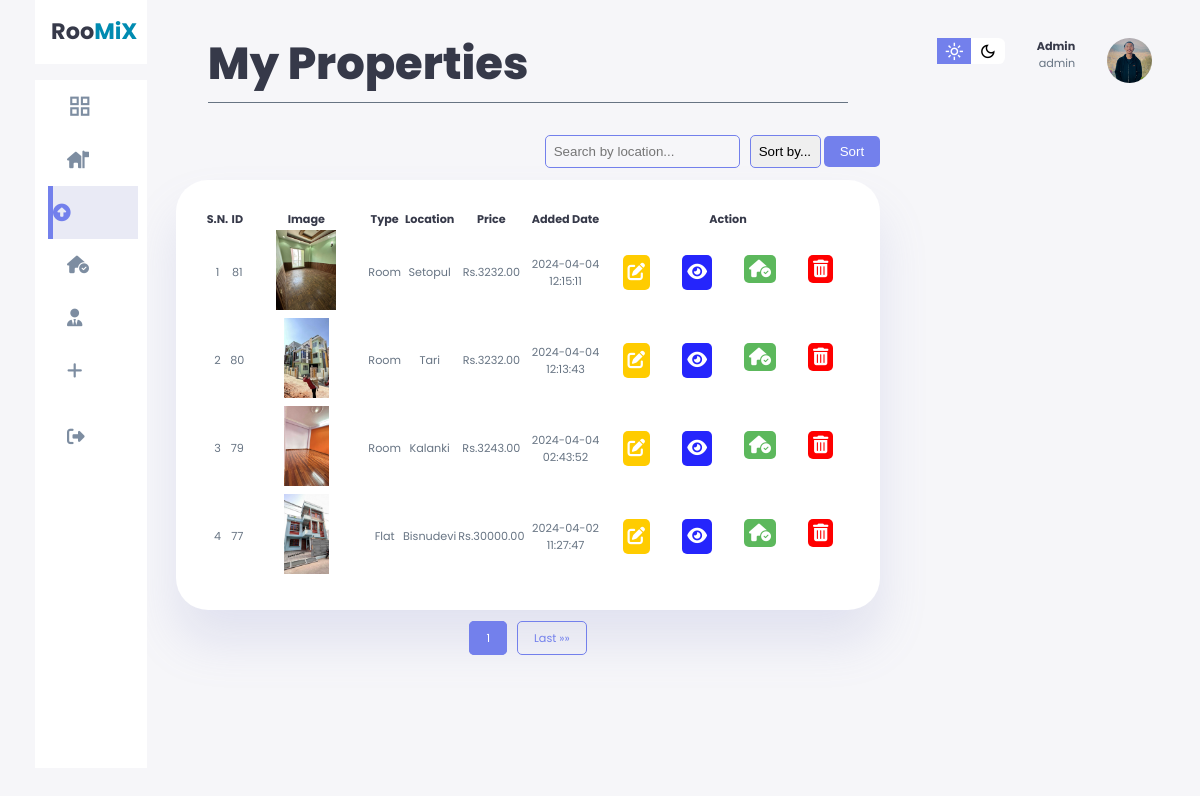
The page /admin/rentRequest.php (signed in) on the database its author committed.
### tables this page shows
CREATE TABLE `property` (
  `id` int(11) NOT NULL,
  `property_title` varchar(255) NOT NULL,
  `description` text DEFAULT NULL,
  `property_type` enum('Room','Flat') NOT NULL,
  `kitchen` int(11) DEFAULT NULL,
  `bedroom` int(11) DEFAULT NULL,
  `living_room` int(11) DEFAULT NULL,
  `floor` int(11) DEFAULT NULL,
  `parking` int(11) DEFAULT NULL,
  `area` decimal(10,2) DEFAULT NULL,
  `total_price` decimal(10,2) DEFAULT NULL,
  `location` varchar(255) DEFAULT NULL,
  `added_date` timestamp NOT NULL DEFAULT current_timestamp(),
  `expiry_date` date DEFAULT NULL,
  `sold_status` tinyint(1) NOT NULL DEFAULT 1,
  `user_id` int(50) NOT NULL,
  `media` text DEFAULT NULL
);

### admin/rentRequest.php (the view, shortened to what this page needs)
<!DOCTYPE html>
<html lang="en">
<?php
require '../includes/dbConnect.php'; ?>
<head>
  <link rel="stylesheet" href="https://cdnjs.cloudflare.com/ajax/libs/font-awesome/5.15.4/css/all.min.css" />
  <link rel="stylesheet" href="https://cdnjs.cloudflare.com/ajax/libs/font-awesome/6.5.1/css/all.min.css">
  <link rel="stylesheet" href="style.css">
  <link rel="stylesheet" href="search&pagination.css">
</head>
<body style="margin-top:-1.5rem">
  <nav>
    <div class="right">
      <div class="top">
        <div class="theme-toggler">
          <span class="material-symbols-sharp active">light_mode</span>
          <span class="material-symbols-sharp">dark_mode</span>
        </div>
        <div class="profile">
          <div class="info">
            <p><b><?php echo $_SESSION["user"] ?></b></p>
            <p><?php echo $_SESSION["userType"] ?></p>
          </div>
          <div class="profile-photo">
            <img src="./images/yujan.jpg" alt="" />
          </div>
        </div>
      </div>
    </div>
  </nav>
  <div class="container">
    <aside>
      <div class="top">
        <a href="index.php">
          <div class="logo">
            <h2>Roo<span class="danger">MiX</span> </h2>
          </div>
        </a>
      </div>
      <div class="sidebar">
        <a href="index.php">
          <span class="material-symbols-sharp">grid_view </span>
        </a>
        <a href="myProerty.php">
          <i class="fa-solid fa-house-flag"></i>
        </a>
        <a href="rentRequest.php" class="active">
          <i class="fa-solid fa-arrow-alt-circle-up"></i>
        </a>
        <a href="soldProperties.php">
          <i class="fa-solid fa-house-circle-check"></i>
        </a><a href="userDetail.php">
          <i class="fa-solid fa-user-tie"></i>
        </a>
        <a href="addProperties.php">
          <i class="fa-solid fa-plus"></i>
        </a>
        <a href="../control/logout.php" name="submit">
          <i class="fa-solid fa-right-from-bracket"></i>
        </a>
      </div>
    </aside class="asidebar">
    <main>
      <h1 class="dashboard-heading">My Properties</h1>
      <div class="search-sort">
        <form action="" method="POST">
          <input type="text" id="searchInput" name="search" placeholder="Search by location...">
        </form>
        <form action="" method="POST">
          <select id="sortSelect" name="sort_alphabet">
            <option value="">Sort by...</option>
          </select>
          <button type="submit" id="applyButton">Sort</button>
        </form>
      </div>
      <?php
      $records_per_page = 5;
      $page = 1;
      $offset = ($page - 1) * $records_per_page;
      $sort_order = 'DESC';
      $search_query = '';
      $filtered_property_query = "SELECT * FROM property WHERE sold_status = 2";
      $property_query = $filtered_property_query . " $search_query ORDER BY added_date $sort_order LIMIT $offset, $records_per_page";
      $query_run = mysqli_query($conn, $property_query);
      ?>
      <div class="p-table" style="margin-top:-0.5rem">
        <table>
          <thead>
            <tr>
              <th>S.N.</th>
              <th>ID</th>
              <th>Image</th>
              <th>Type</th>
              <th>Location</th>
              <th>Price</th>
              <th>Added Date</th>
              <th>Action</th>
            </tr>
          </thead>
          <tbody>
            <?php
            $serial_number = ($page - 1) * $records_per_page + 1;
            while ($row = mysqli_fetch_assoc($query_run)) {
            ?>
              <tr>
                <td><?php echo $serial_number++; ?></td>
                <td><?php echo $row['id'] ?></td>
                <td>
                  <?php
                  if (!empty($row['media'])) {
                    $image_urls = explode(',', $row['media']);
                    $first_image = trim($image_urls[0]);
                  ?>
                    <img src="<?php echo $first_image; ?>" alt="Property Image" style="object-position: center;
                      object-fit: contain;">
                  <?php
                  } else {
                  ?>
                    <span>No Image Available</span>
                  <?php
                  }
                  ?>
                </td>
                <td><?php echo $row['property_type']; ?></td>
                <td><?php echo $row['location']; ?></td>
                <td>Rs.<?php echo $row['total_price']; ?></td>
                <td><?php echo $row['added_date']; ?></td>
                <td>
                  <div class="action-icons">
                    <a href="editProperty.php?id=<?php echo $row['id'] ?>" class="custom-link" style="background-color: #ffcc00;"><i class="fas fa-edit text-white"></i></a>
                    <a href="propertyShow.php?id=<?php echo $row['id'] ?>" class="custom-link" style="background-color: rgb(37, 37, 252);"><i class="fas fa-eye text-white"></i></a>
                    <form action="../control/soldProperty.php" method="POST">
                      <button type="submit" name="property_sold_btn" class="custom-link delete-icon" style="background-color: #5cb85c;"><i class="fas fa-house-circle-check text-white"></i></button>
                    </form>
                    <form action="../control/deleteProperty.php" method="POST">
                      <button type="submit" name="property_delete_btn" class="custom-link delete-icon"><i class="fas fa-trash-alt"></i></button>
                    </form>
                  </div>
                </td>
              </tr>
            <?php }
            ?>
          </tbody>
        </table>
      </div>
      <div class="pagination">
        <?php
        $total_records_query = "SELECT COUNT(*) AS total FROM property WHERE sold_status = 2";
        $total_records_result = mysqli_query($conn, $total_records_query);
        $total_records = mysqli_fetch_assoc($total_records_result)['total'];
        $total_pages = ceil($total_records / $records_per_page);
        for ($i = 1; $i <= $total_pages; $i++) {
          echo "<a " . ($i == $page ? "class='active'" : "") . " href='rentRequest.php?page=$i'>$i</a>";
        }
        echo "<a href='rentRequest.php?page=$total_pages'>Last &raquo;&raquo;</a>";
        ?>
      </div>
  </div>
</body>
</html>

### admin/style.css (style rules this page uses)
:root { --clr-primary: #7380ec; --clr-danger: #ff7782; --clr-success: #41f1b6; --clr-white: #fff; --clr-info-dark: #7d8da1; --clr-info-light: #dce1eb; --clr-dark: #363949; --clr-warnig: #ff4edc; --clr-light: rgba(132, 139, 200, 0.18); --clr-primary-variant: #111e88; --clr-primary-msg: #070d38; --clr-dark-variant: #677483; --clr-color-background: #f6f6f9; --card-border-radius: 2rem; --border-radius-1: 0.4rem; --border-radius-2: 0.8rem; --border-radius-3: 1.2rem; --card-padding: 1.8rem; --padding-1: 1.2rem; --box-shadow: 0 2rem 3rem var(--clr-light); }
* { margin: 0; padding: 0; box-sizing: border-box; border: 0; text-decoration: none; list-style: none; appearance: none; }
body { width: 100vw; height: 100vh; font-size: .7rem; user-select: none; overflow-x: hidden; background: var(--clr-color-background); font-family: 'Poppins', sans-serif; padding-right: 2rem; }
.container { display: grid; width: 96%; gap: 1.8rem; grid-template-columns: 14rem auto ; margin: 0 auto; }
a { color: var(--clr-dark); }
h1 { font-weight: 800; font-size: 2.8rem; }
h2 { font-size: 1.4rem; }
.profile-photo img { width: 2.8rem; height: 2.8rem; overflow: hidden; border-radius: 50%; }
p { color: var(--clr-dark-variant); }
b { color: var(--clr-dark); }
.danger { color: rgb(0, 139, 177); }
i { font-size: 1.1rem; transition: all .3s ease-in-out; }
nav { display: flex; }
aside { height: 100vh; }
aside .top { background: var(--clr-white); display: flex; align-items: center; justify-content: space-between; margin-top: 1.4rem; padding: 1rem; }
aside .sidebar { background: var(--clr-white); display: flex; flex-direction: column; height: 86vh; position: relative; top: 1rem; }
aside .sidebar a { display: flex; color: var(--clr-info-dark); margin-left: 2rem; gap: 1rem; align-items: center; height: 3.3rem; transition: all .1s ease; }
aside .sidebar a span { font-size: 1.6rem; transition: all .3s ease-in-out; }
aside .sidebar a:last-child { position: absolute; bottom: 1rem; width: 100%; }
aside .sidebar a.active { background-color: var(--clr-light); color: var(--clr-primary); margin-left: 0; border-left: 5px solid var(--clr-primary); margin-left: calc(1rem - 3px); }
main { margin-top: 1.4rem; width: auto; }
.dashboard-heading { border-bottom: 1.5px solid var(--clr-dark-variant); padding-bottom: 5px; margin: 2rem; }
main input { background-color: transparent; border: 0; outline: 0; color: var(--clr-dark); }
main h1 { color: var(--clr-dark); }
main .p-table { margin-top: 2rem; }
main .p-table table { background: var(--clr-white); width: 100%; border-radius: var(--card-border-radius); padding: var(--card-padding); text-align: center; box-shadow: var(--box-shadow); transition: all .3s ease; color: var(--clr-dark); }
main table tbody td { height: 3.8rem; border-bottom: 1px solid var(--clr-white); color:var(--clr-dark-variant) }
main table tbody tr:last-child td { border: none; }
td .action-icons { display: flex; flex-wrap: nowrap; font-size: 1rem; justify-content: center; }
td .action-icons .custom-link { color: white; padding: 5px; cursor: pointer; border-radius: 5px; }
.p-table td img { align-items: center; width: 120px; height: 80px; background-size: cover; background-position: center; border-radius: var(--border-radius-2); }
main .p-table a { text-align: center; display: block; margin: 1rem; }
.custom-link { display: block; text-align: center; margin: 1rem; }
nav { display: flex; justify-content: right; position: absolute; top: 1rem; right: 3rem; }
.right { margin-top: 1.4rem; display: flex; flex-direction: column; justify-content: right; }
.right .top { display: flex; justify-content: start; gap: 2rem; }
.right .theme-toggler { background: var(--clr-white); display: flex; justify-content: space-between; height: 1.6rem; width: 4.2rem; cursor: pointer; border-radius: var(--border-radius-1); }
.right .theme-toggler span { font-size: 1.2rem; width: 50%; height: 100%; display: flex; align-items: center; justify-content: center; }
.right .theme-toggler span.active { background: var(--clr-primary); color: #fff; }
.right .top .profile { display: flex; gap: 2rem; text-align: right; }
@media screen and (max-width:1200px) { .container { width: 94%; grid-template-columns: 7rem auto 14rem; } }
@media screen and (max-width:1200px) { aside .sidebar a { width: 5.6rem; } }
@media screen and (max-width:1200px) { aside .sidebar a:last-child { position: relative; margin-top: 1.8rem; } }

### rows shown on the page
property: id "81", media (picture), property_type "Room", location "Setopul", total_price "3232.00", added_date "2024-04-04 12:15:11"
property: id "80", media (picture), property_type "Room", location "Tari", total_price "3232.00", added_date "2024-04-04 12:13:43"
property: id "79", media (picture), property_type "Room", location "Kalanki", total_price "3243.00", added_date "2024-04-04 02:43:52"
property: id "77", shows a picture, property_type "Flat", location "Bisnudevi", total_price "30000.00", added_date "2024-04-02 11:27:47"

### other values the page prints
$_SESSION["user"] "Admin"
$_SESSION["userType"] "admin"
